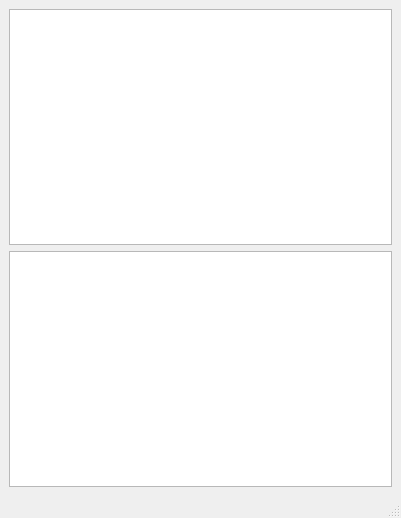
<?xml version="1.0" encoding="UTF-8"?>
<ui version="4.0">
 <class>MainWindow</class>
 <widget class="QMainWindow" name="MainWindow">
  <property name="geometry">
   <rect>
    <x>0</x>
    <y>0</y>
    <width>401</width>
    <height>518</height>
   </rect>
  </property>
  <property name="windowTitle">
   <string>MainWindow</string>
  </property>
  <widget class="QWidget" name="centralwidget">
   <layout class="QVBoxLayout" name="verticalLayout">
    <item>
     <widget class="GraphicsView" name="blueView"/>
    </item>
    <item>
     <widget class="GraphicsView" name="redView"/>
    </item>
   </layout>
  </widget>
  <widget class="QMenuBar" name="menubar">
   <property name="geometry">
    <rect>
     <x>0</x>
     <y>0</y>
     <width>401</width>
     <height>20</height>
    </rect>
   </property>
  </widget>
  <widget class="QStatusBar" name="statusbar"/>
 </widget>
 <customwidgets>
  <customwidget>
   <class>GraphicsView</class>
   <extends>QGraphicsView</extends>
   <header>GraphicsView.h</header>
  </customwidget>
 </customwidgets>
 <resources/>
 <connections/>
</ui>
